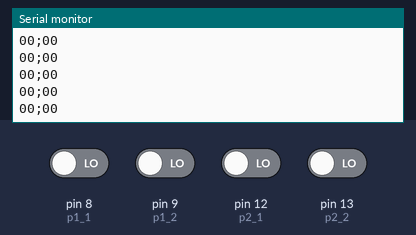
The sketch below on a simulated Arduino Uno, built with avr-gcc and run on an emulated ATmega328P. On the bench: the last lines printed to the serial monitor. The test bench sets the inputs (shaded band); at power-on: pin 8 (p1_1), pin 9 (p1_2), pin 12 (p2_1), pin 13 (p2_2) LOW.

Above: at 1.4 s.
1.5 s: pin 8 (p1_1) driven HIGH
At 1.71 s:
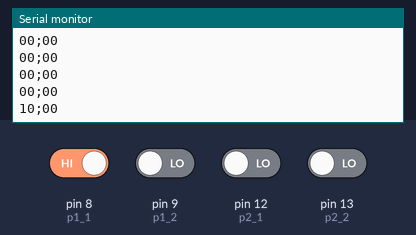
3.0 s: pin 9 (p1_2) driven HIGH
At 3.21 s:
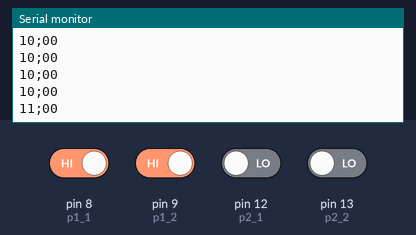
4.5 s: pin 12 (p2_1) driven HIGH
At 4.71 s:
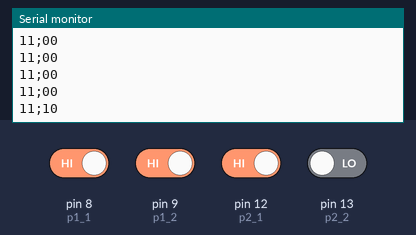
6.0 s: pin 13 (p2_2) driven HIGH
At 6.21 s:
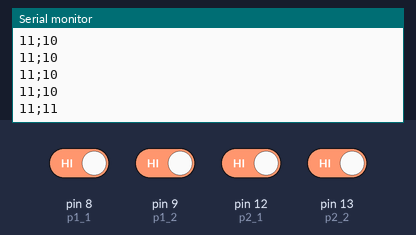
7.5 s: pin 8 (p1_1) driven LOW
At 7.72 s:
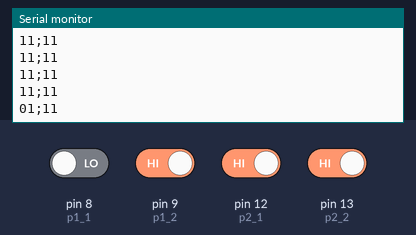
9.0 s: pin 9 (p1_2) driven LOW
At 9.22 s:
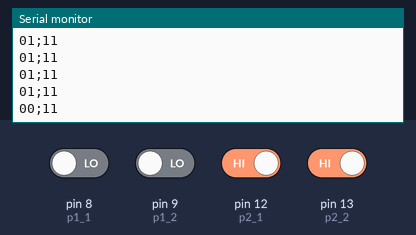
Timing chart, 0 to 11.5 s (numbered marks = the images above; inputs shaded):
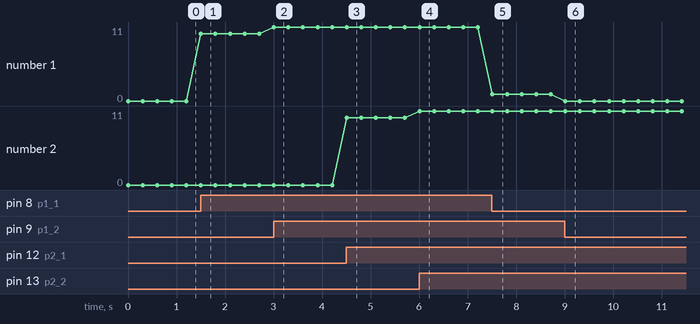

The sketch:

data.ino
```cpp
int p1_1 = 8;
int p1_2 = 9;
int p2_1 = 12;
int p2_2 = 13;

void setup() {
  Serial.begin(9600);

  pinMode(p1_1, INPUT);
  pinMode(p1_2, INPUT);
  pinMode(p2_1, INPUT);
  pinMode(p2_2, INPUT);
}

void loop() {
  int value1_1 = digitalRead(p1_1);
  int value1_2 = digitalRead(p1_2);
  int value2_1 = digitalRead(p2_1);
  int value2_2 = digitalRead(p2_2);

  Serial.println(String(value1_1) + String(value1_2) + ";" + String(value2_1) + String(value2_2));
  delay(300);
}
```

Measured:
- after the input at 1.5 s, the serial monitor: prints a new line at once (image 1)
- after the input at 3.0 s, the serial monitor: prints a new line at once (image 2)
- after the input at 4.5 s, the serial monitor: prints a new line at once (image 3)
- after the input at 6.0 s, the serial monitor: prints a new line at once (image 4)
- after the input at 7.5 s, the serial monitor: prints a new line at once (image 5)
- after the input at 9.0 s, the serial monitor: prints a new line at once (image 6)
- plotted number 1: 0 → 10 after the input at 1.5 s, 10 → 11 after the input at 3.0 s, 11 → 1 after the input at 7.5 s, 1 → 0 after the input at 9.0 s
